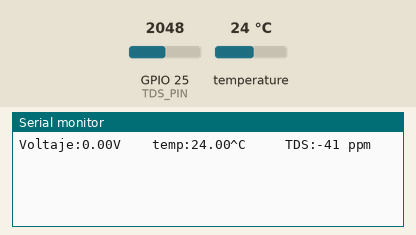
The sketch below on a simulated ESP32. Shown: the last lines printed to the serial monitor. The inputs (shaded band) are chosen by the test bench; at power-on: temperature 24 °C, GPIO 25 (TDS_PIN) = 2048.

Above: at 1.2 s.
1.3 s: temperature set to 12 °C
At 2.7 s:
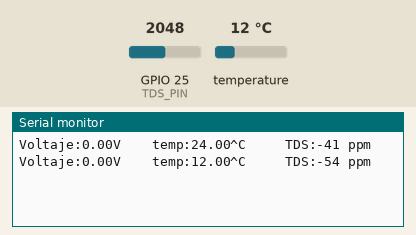
2.8 s: temperature set to 19 °C
At 4.9 s:
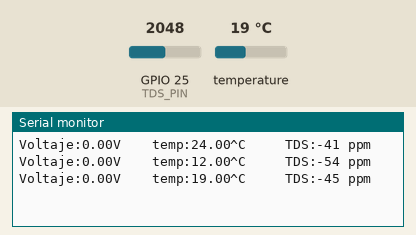
Timing chart, 0 to 6.4 s (numbered marks = the images above; inputs shaded):
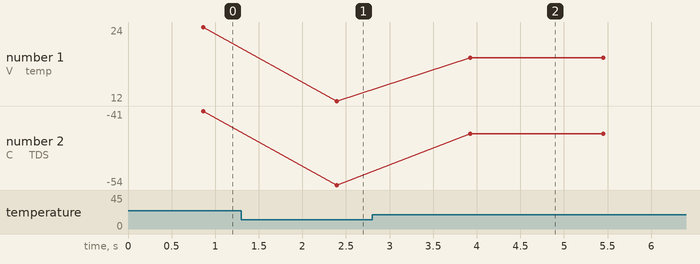

The sketch:

test_tds2.ino
```cpp
#include <OneWire.h>
#include <DallasTemperature.h>

#define TDS_PIN 25
#define TEMP_PIN 33

const int numReadings = 30;
const float offsetVoltage = 0.09;
int AnalogSampleInterval = 40,printInterval = 800,tempSampleInterval=100;
int readings[numReadings],copyReadings[numReadings];
int AnalogAverage = 0, i = 0, j = 0;
unsigned long AnalogSampleTime,printTime,tempSampleTime;
float temperature=25,tds,averageVoltage=0;
OneWire ds(TEMP_PIN);
DallasTemperature temp(&ds);

void setup()
{
    Serial.begin(115200);
    pinMode(TDS_PIN,INPUT);
    temp.begin();
}

void loop()
{
  if(millis()-AnalogSampleTime>=AnalogSampleInterval)
  {
    AnalogSampleTime=millis();
    readings[i] = analogRead(TDS_PIN);
    i ++;

    if (i >= numReadings){
      i = 0;
    }

  }

   if(millis()-tempSampleTime>=tempSampleInterval)
  {
    tempSampleTime=millis();
    temperature = readTemperature();
  }

  if(millis()-printTime>=printInterval)
  {
    printTime=millis();
    averageVoltage= getMedianNum(readings,numReadings) *  3.3 / 4095.0;
    Serial.print("Voltaje:");
    Serial.print(averageVoltage);
    Serial.print("V    ");
    Serial.print("temp:");
    Serial.print(temperature);
    Serial.print("^C     TDS:");

    float TempCoefficient=1.0+0.02*(temperature-25.0);
    float CoefficientVolatge=(averageVoltage - offsetVoltage)/TempCoefficient;

    tds=(133.42*pow(CoefficientVolatge,3) - 255.86*pow(CoefficientVolatge,2) + 857.39*CoefficientVolatge)*0.5;

    Serial.print(tds,0);
    Serial.println(" ppm");
  }

}

int getMedianNum(int bArray[], int iFilterLen)
{
      int bTab[iFilterLen];
      for (byte i = 0; i<iFilterLen; i++)
      bTab[i] = bArray[i];
      int i, j, bTemp;
      for (j = 0; j < iFilterLen - 1; j++)
      {
      for (i = 0; i < iFilterLen - j - 1; i++)
          {
        if (bTab[i] > bTab[i + 1])
            {
        bTemp = bTab[i];
            bTab[i] = bTab[i + 1];
        bTab[i + 1] = bTemp;
         }
      }
      }
      if ((iFilterLen & 1) > 0)
    bTemp = bTab[(iFilterLen - 1) / 2];
      else
    bTemp = (bTab[iFilterLen / 2] + bTab[iFilterLen / 2 - 1]) / 2;
      return bTemp;
}

float readTemperature(){
  temp.requestTemperatures();
  return temp.getTempCByIndex(0);
}
```

Measured:
- after the input at 1.3 s, the serial monitor: prints a new line after 1.1 s (image 1)
- after the input at 2.8 s, the serial monitor: prints a new line after 1.1 s (image 2)
- plotted number 1: 24 → 12 after the input at 1.3 s, 12 → 19 after the input at 2.8 s
- plotted number 2: -41 → -54 after the input at 1.3 s, -54 → -45 after the input at 2.8 s
